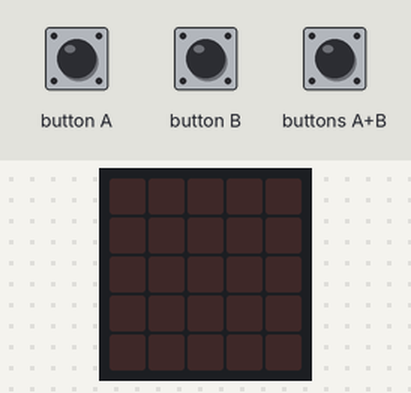
Simulated run of this program. Board: BBC micro:bit running MicroPython. Shown: the board's 5×5 LED display. Inputs (shaded band) come from the test bench.

Above: at 1.2 s.
1.3 s: buttons A+B pressed for 0.15 s
At 2.1 s:
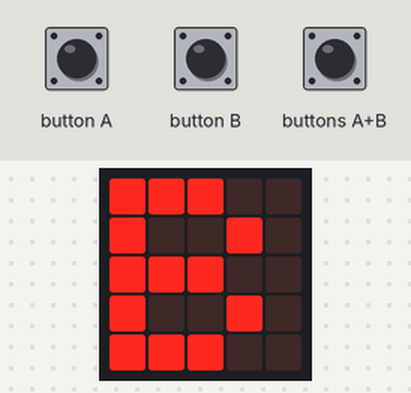
3.7 s: buttons A+B pressed for 1 s
At 3.99 s:
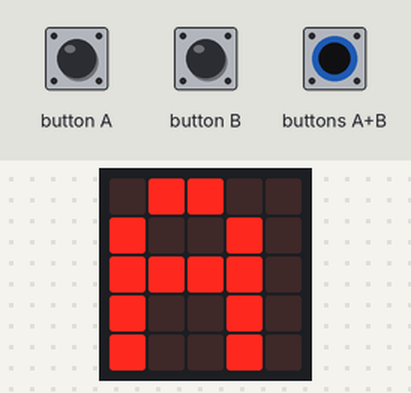
7.1 s: buttons A+B pressed for 3.2 s
At 7.9 s:
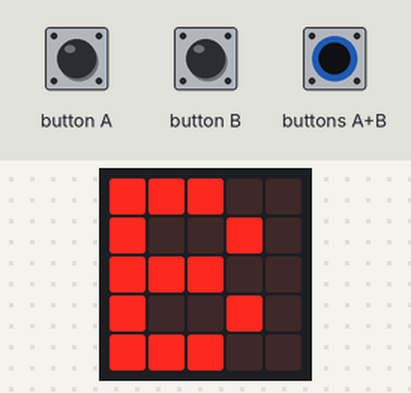
Timing chart, 0 to 10.1 s (numbered marks = the images above; inputs shaded):
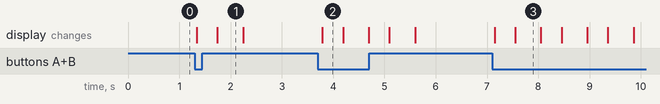

The program:

two_buttons_microbit.py
```python
# two_buttons_microbit.py

'''
Description: Demonstrate using two buttons.
'''

# Import modules
from microbit import *

# Run loop forever
while True:
    if button_a.is_pressed() and button_b.is_pressed():   # If button A and B are pressed
        display.show('AB')                                # Show 'AB'
    elif button_a.is_pressed():                           # If button A is pressed
        display.show('A')                                 # Show 'A'
    elif button_b.is_pressed():                           # If button B is pressed
        display.show('B')                                 # Show 'B'
    else:                                                 # Otherwise
        display.clear()                                   # Clear display
    sleep(100)                                            # Wait 0.1 seconds
```

Measured:
- after the input at 1.3 s, the display: first changes at once (image 1 shows a later state)
- after the input at 3.7 s, the display: changes after 0.09 s (image 2)
- after the input at 7.1 s, the display: first changes after 0.05 s (image 3 shows a later state)
- what the display in image 1 shows lasts 0.5 s, from 1.7 s to 2.2 s
- what the display in image 2 shows lasts 0.4 s, from 3.8 s to 4.2 s
